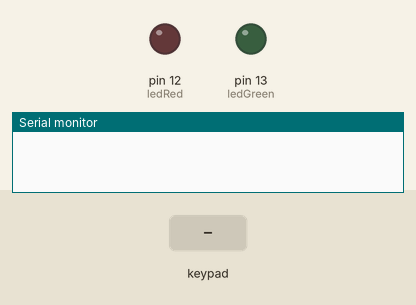
Simulated run of this sketch. Board: Arduino Uno, built with avr-gcc and run on an emulated ATmega328P. Parts: output pins drawn as LEDs (lit = HIGH), the last lines printed to the serial monitor. The test bench sets the inputs (shaded band).

Above: at 1.2 s.
1.3 s: key '*' pressed
At 2.1 s:
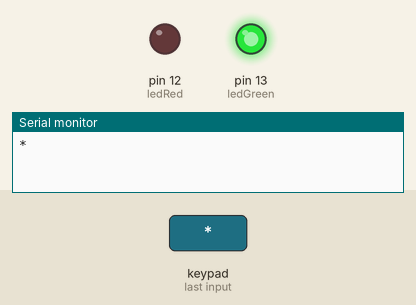
3.8 s: keypad keys 2 3 4 5 # pressed 0.4 s apart
At 6.2 s:
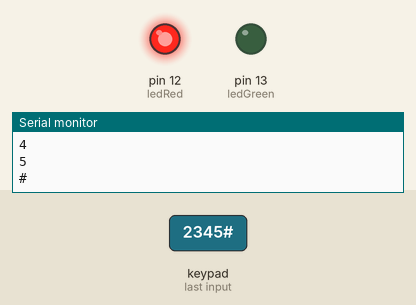
Timing chart, 0 to 7.9 s (numbered marks = the images above; inputs shaded):
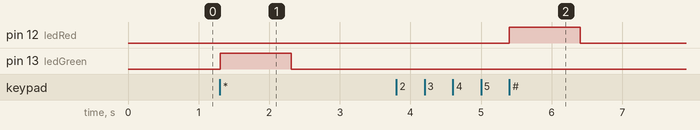

The sketch:

P6-1.ino
```cpp
#include <Keypad.h>

const byte ROWS = 4;
const byte COLS = 3;
int ledGreen = 13;
int ledRed = 12;
char keys[ROWS] [COLS] =
{
{'1', '2' , '3'},
{'4', '5' , '6'},
{'7', '8' , '9'},
{'*', '0' , '#'},
};

byte rowPins[ROWS] = {2,3,4,5};
byte colPins[COLS] = {6,7,8};

Keypad keypad = Keypad (makeKeymap(keys), rowPins, colPins, ROWS, COLS);

void setup()
{
  pinMode(ledRed, OUTPUT);
  pinMode(ledGreen, OUTPUT);
  Serial.begin(9600);
}

void loop ()
{
  char key = keypad.getKey();
  if (key != NO_KEY)
  {
    Serial.println(key);
  }
  if (key == '#')
  {
    digitalWrite(ledRed, HIGH);
    delay(1000);
    digitalWrite(ledRed, LOW);
  }
  if (key == '*')
  {
    digitalWrite(ledGreen, HIGH);
    delay(1000);
    digitalWrite(ledGreen, LOW);
  }

}
```

Measured:
- after the input at 1.3 s, pin 13 (ledGreen): LOW → HIGH at once, → LOW 1.0 s later
- after the input at 3.8 s, pin 12 (ledRed): LOW → HIGH after 1.6 s, → LOW 1.0 s later
